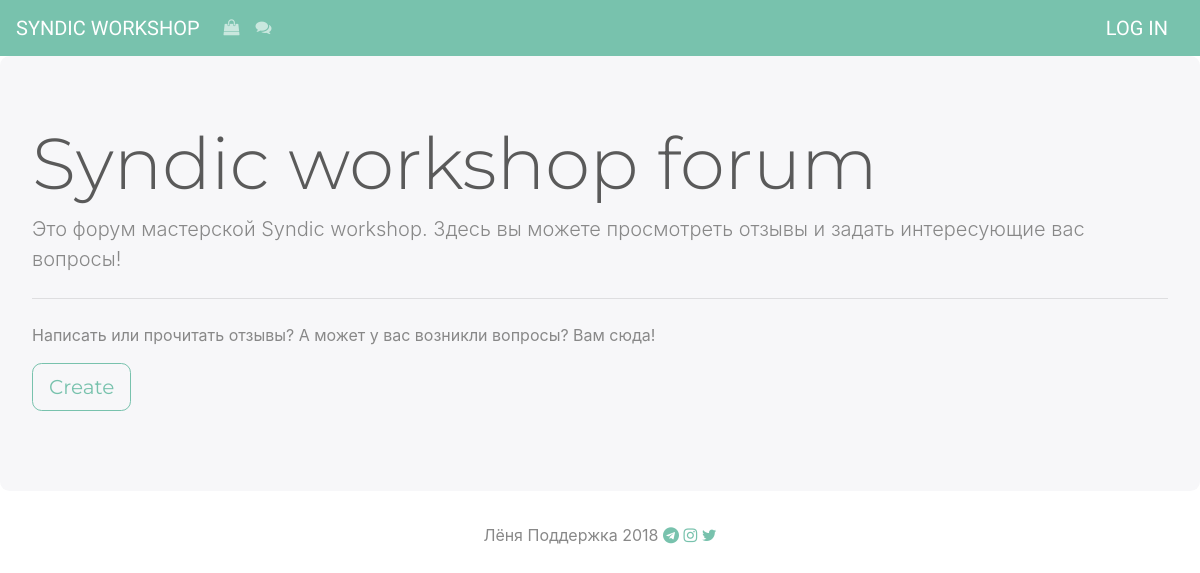
The page /forum/ on the database as committed earlier.
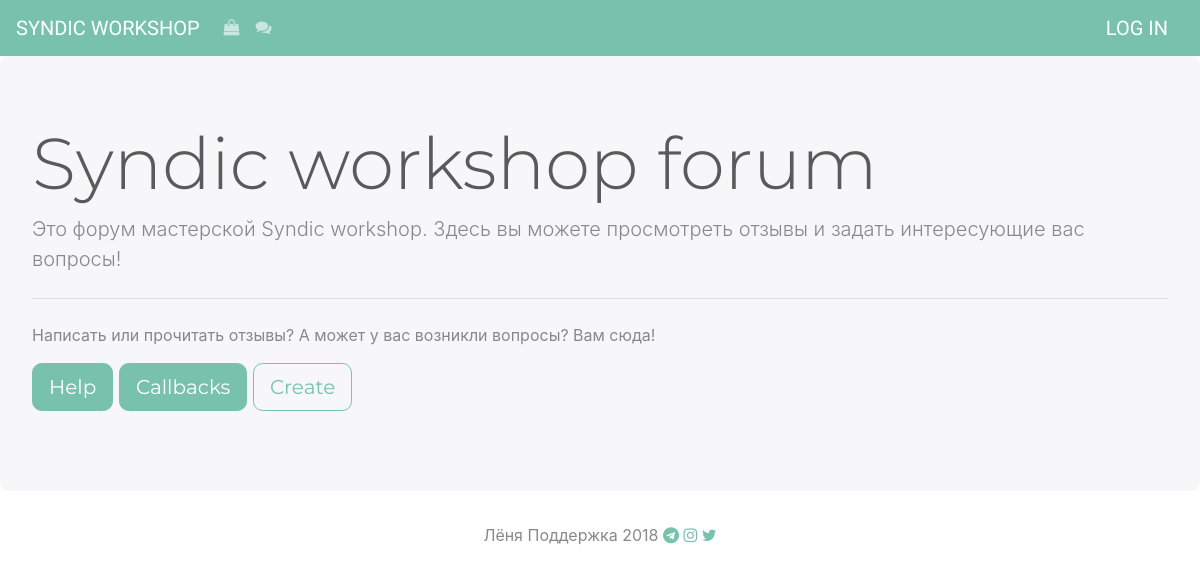
The same page on the database as committed later.
### forum/models.py (models this page shows, shortened)
class Theme(models.Model):
    creator = models.CharField(max_length = 250)
    theme_title = models.CharField(max_length = 1000)
    theme_image = models.CharField(max_length = 2000)

### forum/views.py (the view)
class IndexView(generic.ListView):
    template_name = 'forum/index.html'
    context_object_name = 'themes'
    def get_queryset(self):
        return Theme.objects.all()

### forum/templates/forum/index.html (shortened to what this page needs)
{% extends 'forum/base.html' %}
{% block content %}
<div class="jumbotron">
  <h1 class="display-3">Syndic workshop forum</h1>
  <p class="lead">Это форум мастерской Syndic workshop. Здесь вы можете просмотреть отзывы и задать интересующие вас вопросы!</p>
  <hr class="my-4">
  <p>Написать или прочитать отзывы? А может у вас возникли вопросы? Вам сюда!</p>
  <p class="lead">
      {% for theme in themes%}
            <a class="btn btn-primary btn-lg" href="{% url 'forum:detail' theme.id %}" role="button">{{ theme.theme_title }}</a>
      {% endfor %}
            <a class="btn btn-primary btn-link btn-lg" href="{% url 'forum:theme-add'%}" role="button">Create</a>
  </p>
</div>
{% endblock %}

### forum/templates/forum/base.html (shortened to what this page needs)
<!DOCTYPE html>
<html lang="en">
<head>
    {% load staticfiles %}
    <link rel="stylesheet" type = "text/css" href="{% static 'forum/style.css' %}">
    <link rel="stylesheet" type = "text/css" href="{%static 'forum/font-awesome-4.7.0/css/font-awesome.css'%}">
</head>
<body>
<nav class="navbar navbar-expand-lg navbar-dark bg-primary">
  <a class="navbar-brand" href="#">SYNDIC WORKSHOP</a>
  <div class="collapse navbar-collapse" id="navbarColor01">
    <ul class="navbar-nav mr-auto">
      <li class="nav-item ">
        <a class=" nav-link " href="#">
            <i class="fa fa-shopping-bag" aria-hidden="true"></i>
        </a>
      </li>
      <li class="nav-item">
        <a class="nav-link" href="{% url 'forum:index'%}"><i class="fa fa-comments" aria-hidden="true"></i></a>
      </li>
    </ul>
      {%if user.is_authenticated%}
      <ul class="navbar-nav">
          <li class="nav-item dropdown ">
        <a class="nav-link dropdown-toggle " href="#" id="navbarDropdownMenuLink" data-toggle="dropdown" aria-haspopup="true" aria-expanded="false">
            <span class = "proflink">{{user.username|upper}}</span>
        </a>
        <div class="dropdown-menu dropdown-menu-right" aria-labelledby="navbarDropdownMenuLink">
          <a class="dropdown-item" href="#">Profile</a>
          <a class="dropdown-item" href="{% url 'forum:logout'%}">Log out</a>
        </div>
      </li>
    </ul>
    {% else %}
        <a class="navbar-brand" href="login">LOG IN</a>
    {%endif%}
  </div>
</nav>
{% block content %}
{%endblock%}
<div class="footer-bottom">
    <div class ="container">
        <div class ="row align-items-center justify-content-center">
            <div class = "col-xs-12">
                <p>Лёня Поддержка 2018
                <a  href="https://t.me/Kohtla"><i class="fa fa-telegram" aria-hidden="true"></i></a>
                <a  href="https://www.instagram.com/jarve_kohtla/"><i class="fa fa-instagram" aria-hidden="true"></i></a>
                <a  href="https://twitter.com/JarveKohtla"><i class="fa fa-twitter" aria-hidden="true"></i></a>
            </div>
        </div>
    </div>
</div>
</body>
</html>

Rows that differ between the two databases and show on the page:
added Theme: theme_title "Help"
added Theme: theme_title "Callbacks"
